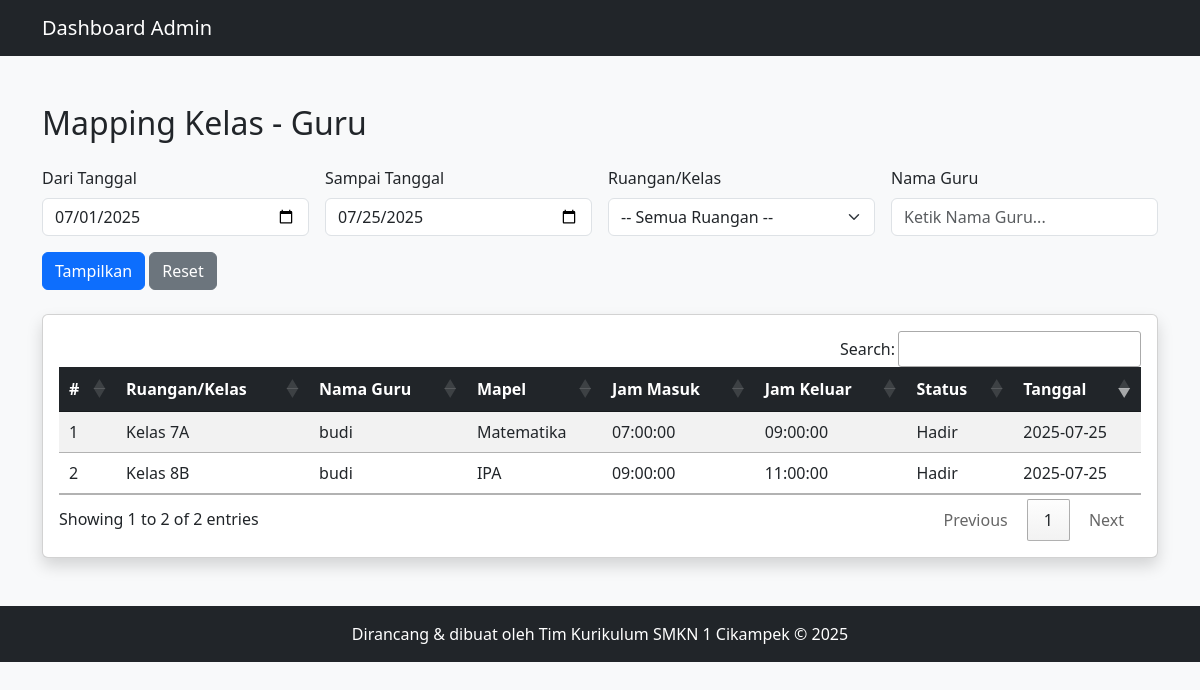
The page /mapping_kelas.php (signed in) on the database its author committed.
### tables this page shows
CREATE TABLE IF NOT EXISTS kehadiran_guru13 (
  id INT AUTO_INCREMENT PRIMARY KEY,
  ruangan_kelas VARCHAR(100) NOT NULL,
  nama_guru VARCHAR(100) NOT NULL,
  mata_pelajaran VARCHAR(100) NOT NULL,
  jam_masuk TIME NOT NULL,
  jam_keluar TIME NOT NULL,
  status_kehadiran ENUM('Hadir', 'Izin', 'Sakit') NOT NULL,
  tugas VARCHAR(255) DEFAULT NULL,
  keterangan_tugas TEXT,
  tanggal DATE DEFAULT CURRENT_DATE
);

### mapping_kelas.php (the view, shortened to what this page needs)
<?php
include 'koneksi.php';
$from = isset($_GET['from']) ? $_GET['from'] : date('Y-m-01');
$to = isset($_GET['to']) ? $_GET['to'] : date('Y-m-d');
$guru = isset($_GET['guru']) ? trim($_GET['guru']) : '';
$where = ["tanggal BETWEEN '$from' AND '$to'"];
$sql = "SELECT * FROM kehadiran_guru13 WHERE " . implode(' AND ', $where) . " ORDER BY tanggal DESC";
$result = $conn->query($sql);
?>
<!DOCTYPE html>
<html lang="id">
<head>
  <link href="https://cdn.jsdelivr.net/npm/bootstrap@5.3.0/dist/css/bootstrap.min.css" rel="stylesheet">
  <link rel="stylesheet" href="https://cdn.datatables.net/1.13.7/css/jquery.dataTables.min.css">
  <link rel="stylesheet" href="https://cdn.datatables.net/buttons/2.4.2/css/buttons.dataTables.min.css">
</head>
<body class="bg-light">
<nav class="navbar navbar-expand-lg navbar-dark bg-dark">
  <div class="container">
    <a class="navbar-brand" href="dashboard_admin.php">Dashboard Admin</a>
  </div>
</nav>
<main class="container py-5">
  <h2 class="mb-4">Mapping Kelas - Guru</h2>
  <form method="GET" class="row g-3 mb-4">
    <div class="col-md-3">
      <label class="form-label">Dari Tanggal</label>
      <input type="date" name="from" class="form-control" value="<?= htmlspecialchars($from) ?>" required>
    </div>
    <div class="col-md-3">
      <label class="form-label">Sampai Tanggal</label>
      <input type="date" name="to" class="form-control" value="<?= htmlspecialchars($to) ?>" required>
    </div>
    <div class="col-md-3">
      <label class="form-label">Ruangan/Kelas</label>
      <select name="ruangan" class="form-select">
        <option value="">-- Semua Ruangan --</option>
      </select>
    </div>
    <div class="col-md-3">
  <label class="form-label">Nama Guru</label>
  <input type="text" id="guru" name="guru" class="form-control"
         placeholder="Ketik Nama Guru..." value="<?= htmlspecialchars($guru) ?>">
</div>
    <div class="col-md-3 align-self-end">
      <button type="submit" class="btn btn-primary">Tampilkan</button>
      <a href="mapping_kelas.php" class="btn btn-secondary">Reset</a>
    </div>
  </form>
  <div class="card shadow">
    <div class="card-body table-responsive">
      <table id="tableMapping" class="table table-striped">
        <thead class="table-dark">
          <tr>
            <th>#</th>
            <th>Ruangan/Kelas</th>
            <th>Nama Guru</th>
            <th>Mapel</th>
            <th>Jam Masuk</th>
            <th>Jam Keluar</th>
            <th>Status</th>
            <th>Tanggal</th>
          </tr>
        </thead>
        <tbody>
          <?php $no = 1; while ($row = $result->fetch_assoc()): ?>
            <tr>
              <td><?= $no++ ?></td>
              <td><?= htmlspecialchars($row['ruangan_kelas']) ?></td>
              <td><?= htmlspecialchars($row['nama_guru']) ?></td>
              <td><?= htmlspecialchars($row['mata_pelajaran']) ?></td>
              <td><?= htmlspecialchars($row['jam_masuk']) ?></td>
              <td><?= htmlspecialchars($row['jam_keluar']) ?></td>
              <td><?= htmlspecialchars($row['status_kehadiran']) ?></td>
              <td><?= htmlspecialchars($row['tanggal']) ?></td>
            </tr>
          <?php endwhile; ?>
        </tbody>
      </table>
    </div>
  </div>
</main>
<footer class="bg-dark text-white text-center py-3">
  Dirancang & dibuat oleh Tim Kurikulum SMKN 1 Cikampek © <?= date('Y') ?>
</footer>
<link rel="stylesheet" href="https://code.jquery.com/ui/1.13.2/themes/base/jquery-ui.css">
</body>
</html>

### rows shown on the page
kehadiran_guru13: ruangan_kelas "Kelas 7A", nama_guru "budi", mata_pelajaran "Matematika", jam_masuk "07:00:00", jam_keluar "09:00:00", status_kehadiran "Hadir", tanggal "2025-07-25"
kehadiran_guru13: ruangan_kelas "Kelas 8B", nama_guru "budi", mata_pelajaran "IPA", jam_masuk "09:00:00", jam_keluar "11:00:00", status_kehadiran "Hadir", tanggal "2025-07-25"
